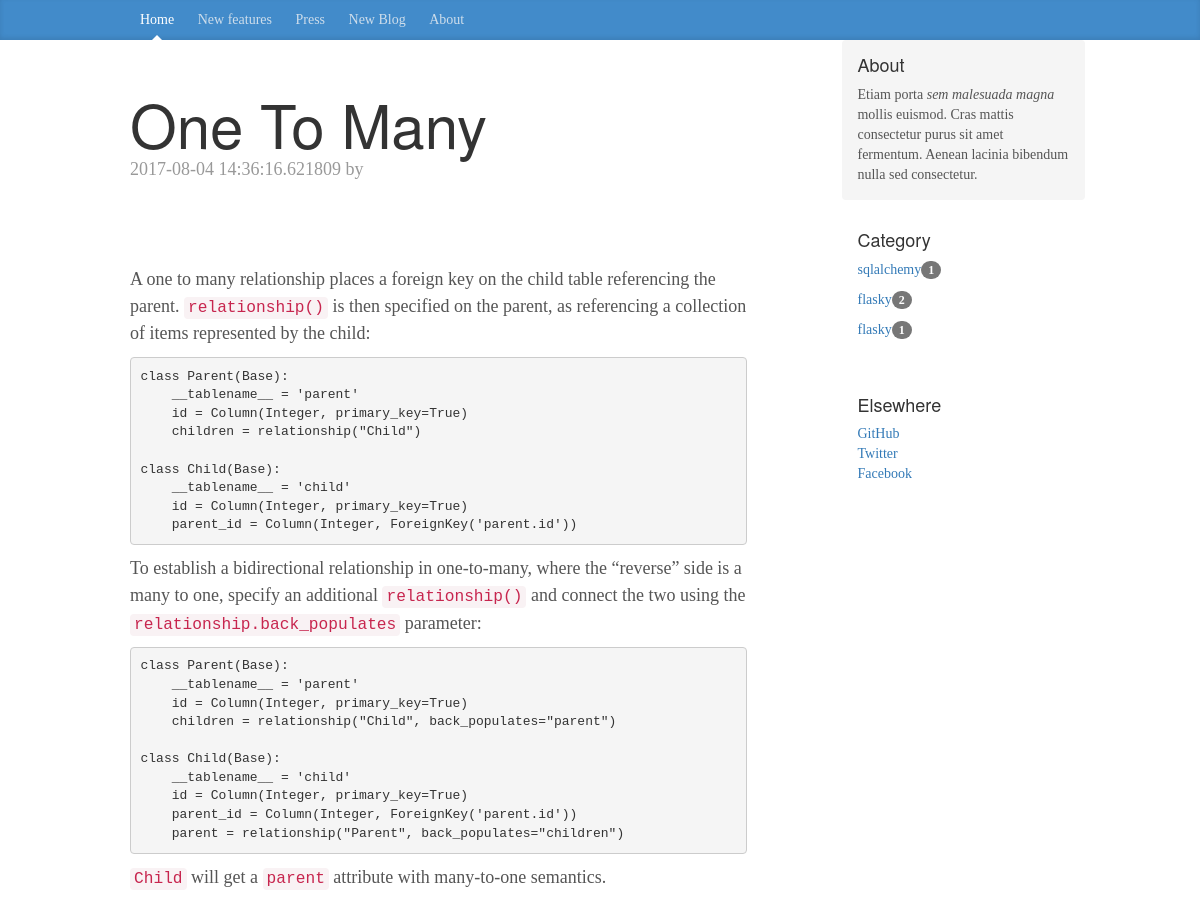
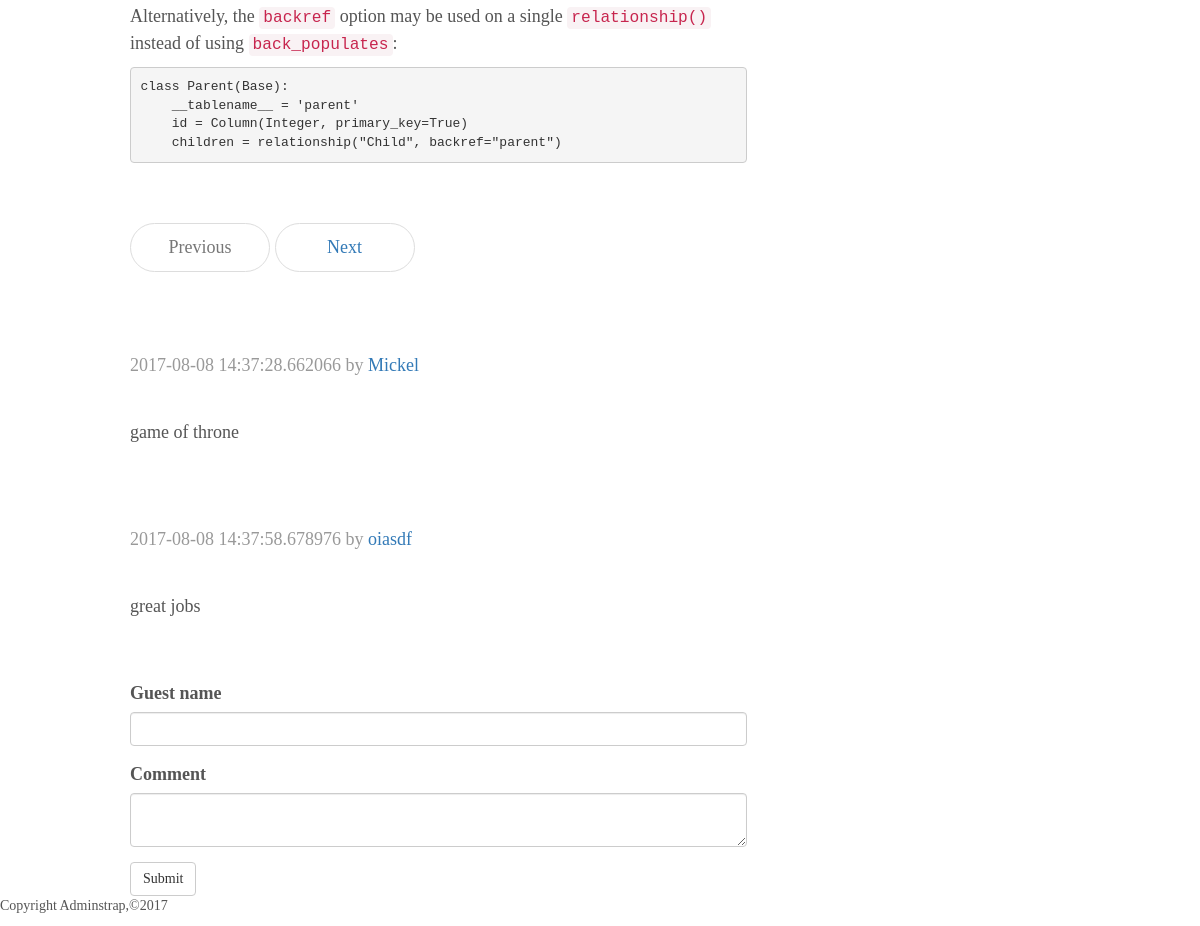
The page /blog/1 on the database its author committed (2 pictures, top to bottom).
### apps/models/blogs.py (models this page shows, shortened)
class BlogPost(db.Model):
    __tablename__ = 'posts'
    id = Column(Integer,primary_key=True)
    headline = Column(String(255), nullable=False)
    body = Column(Text)
    timestamp = db.Column(db.DateTime, index=True, default=datetime.utcnow)
    user_id = Column(Integer, ForeignKey('users.id'))
    category_id = db.Column(db.Integer, db.ForeignKey('category.id'))
    category = db.relationship('Category',
        backref=db.backref('posts', lazy='dynamic'))
    tags = db.relationship('Tag', secondary=reltags, lazy='subquery',
        backref=db.backref('pages', lazy='dynamic'))
    comments = relationship('Comments',backref='posts',lazy='dynamic')

class Comments(db.Model):
    __tablename__ = 'comments'
    id = Column(Integer,primary_key=True)
    guest = Column(String(50))
    body = Column(db.Text)
    timestamp = db.Column(db.DateTime, index=True, default=datetime.utcnow)
    post_id = Column(Integer,db.ForeignKey('posts.id'))

class Category(db.Model):
    id = db.Column(db.Integer, primary_key=True)
    name = db.Column(db.String(50))

### apps/views/blogs.py (the view, shortened to what this page needs)
@mod.route('/blog/<int:id>',methods=['GET','POST'])
def post(id):
    post = BlogPost.query.get_or_404(id)
    post_total = BlogPost.query.count()
    form = CommentForm()
    page = request.args.get('page', 1, type=int)
    if page == -1:
        page = (post.comments.count() - 1) / 20 + 1
    pagination = post.comments.order_by(Comments.timestamp.asc()).paginate(
    page, per_page=20,    error_out=False)
    comments = pagination.items
    category = Category.query.all()
    return render_template('blog/post.html', blog=post, form=form,
        comments=comments, pagination=pagination,category=category,post_total=post_total)

### apps/forms/blogs.py
class CommentForm(FlaskForm):
    guest = StringField('Guest name',validators=[Length(0,256)])
    body = TextAreaField('Comment')
    submit = SubmitField('Submit')

### apps/views/__init__.py (called while the page is built)
@mod.app_context_processor
def inject_permissions():
    return dict(Permission=Permission)

### apps/views/auths.py (called while the page is built)
@mod.before_app_request
def before_requst():
    if current_user.is_authenticated:
        current_user.ping()
        if not current_user.confirmed \
                and request.endpoint[:5] != 'auth.':
            return redirect(url_for('auth.unconfirmed'))

### apps/templates/blog/post.html (shortened to what this page needs)
{% extends "bootstrap/base.html" %}
{% import "bootstrap/wtf.html" as wtf %}
{% import "_macros.html" as macros %}
{% block head %}
    {{ super() }}
    <link href="{{ url_for('static',filename='css/blog.css') }}" rel="stylesheet">
{% endblock %}
{% block content %}
    <div class="blog-masthead">
      <div class="container">
        <nav class="blog-nav">
          <a class="blog-nav-item active" href="#">Home</a>
          <a class="blog-nav-item" href="#">New features</a>
          <a class="blog-nav-item" href="#">Press</a>
          <a class="blog-nav-item" href="{{ url_for('blog.new_blog')}}">New Blog</a>
          <a class="blog-nav-item" href="#">About</a>
        </nav>
      </div>
    </div>
    <div class="container">
      <div class="row">
        <div class="col-sm-8 blog-main">
        <div class="blog-header">
        <h1 class="blog-title">{{ blog.headline }}</h1>
        <p class="blog-post-meta">{{ blog.timestamp }} by <a href="#">{{ current_user.username }}</a></p>
        </div>
        <div class="blog-post">
            <div>
                {{ blog.body | safe }}
            </div>
        </div>
          <nav>
            <ul class="pager">
              <li{% if blog.id == 1 %} class="disabled"{% endif %}>
              <a href="{{ url_for('blog.post',id=blog.id-1)}}">Previous</a></li>
              <li{% if blog.id == post_total %} class="disabled"{% endif %}>
              <a href="{{ url_for('blog.post',id=blog.id+1)}}">Next</a></li>
            </ul>
          </nav>
          {% for comment in comments %}
            <div class="blog-header">
            <p class="blog-post-meta">{{ comment.timestamp }} by <a href="#">{{ comment.guest }}</a></p>
            </div>
            <div class="blog-post">
                <div>
                    {{ comment.body | safe }}
                </div>
            </div>
            {% endfor %}
        <div>
            {{ wtf.quick_form(form) }}
        </div>
        </div>
        <div class="col-sm-3 col-sm-offset-1 blog-sidebar">
          <div class="sidebar-module sidebar-module-inset">
            <h4>About</h4>
            <p>Etiam porta <em>sem malesuada magna</em> mollis euismod. Cras mattis consectetur purus sit amet fermentum. Aenean lacinia bibendum nulla sed consectetur.</p>
          </div>
          <div class="sidebar-module">
            <h4>Category</h4>
            {% for cat in category %}
            <ol class="list-unstyled">
              <li><a href="#">{{ cat.name }}</a><span class="badge">{{ cat.posts.count() }}</span></li>
            </ol>
            {% endfor %}
          </div>
          <div class="sidebar-module">
            <h4>Elsewhere</h4>
            <ol class="list-unstyled">
              <li><a href="#">GitHub</a></li>
              <li><a href="#">Twitter</a></li>
              <li><a href="#">Facebook</a></li>
            </ol>
          </div>
        </div>
      </div>
    </div>
   {% include "footer.html" %}
{% endblock %}

### apps/static/css/blog.css (style rules this page uses)
body { font-family: Georgia, "Times New Roman", Times, serif; color: #555; }
h1, .h1, h2, .h2, h3, .h3, h4, .h4, h5, .h5, h6, .h6 { margin-top: 0; font-family: "Helvetica Neue", Helvetica, Arial, sans-serif; font-weight: normal; color: #333; }
@media (min-width: 1200px) { .container { width: 970px; } }
.blog-masthead { background-color: #428bca; -webkit-box-shadow: inset 0 -2px 5px rgba(0,0,0,.1); box-shadow: inset 0 -2px 5px rgba(0,0,0,.1); }
.blog-nav-item { position: relative; display: inline-block; padding: 10px; font-weight: 500; color: #cdddeb; }
.blog-nav .active { color: #fff; }
.blog-nav .active:after { position: absolute; bottom: 0; left: 50%; width: 0; height: 0; margin-left: -5px; vertical-align: middle; content: " "; border-right: 5px solid transparent; border-bottom: 5px solid; border-left: 5px solid transparent; }
.blog-header { padding-top: 20px; padding-bottom: 20px; }
.blog-title { margin-top: 30px; margin-bottom: 0; font-size: 60px; font-weight: normal; }
.blog-main { font-size: 18px; line-height: 1.5; }
.sidebar-module { padding: 15px; margin: 0 -15px 15px; }
.sidebar-module-inset { padding: 15px; background-color: #f5f5f5; border-radius: 4px; }
.sidebar-module-inset p:last-child, .sidebar-module-inset ul:last-child, .sidebar-module-inset ol:last-child { margin-bottom: 0; }
.pager { margin-bottom: 60px; text-align: left; }
.pager > li > a { width: 140px; padding: 10px 20px; text-align: center; border-radius: 30px; }
.blog-post { margin-bottom: 60px; }
.blog-post-meta { margin-bottom: 20px; color: #999; }

### rows shown on the page
BlogPost: headline "One To Many", timestamp "2017-08-04 14:36:16.621809", body "A one to many relationship places a foreign key on the child table referencing the parent. relationship() is then specified on the parent, as referencing a collection of items represented by the child: class Parent(Base): __tablename__ = 'parent' id = Column(Integer, primary_key=True) children = relationship(\"Child\") class Child(Base): __tablename__ = 'child' id = Column(Integer, primary_key=True) parent_id = Column(Integer, ForeignKey('parent.id')) To establish a bidirectional relationship in one-to-many, where the “reverse” side is a many to one, specify an additional relationship() and connect the two using the relationship.back_populates parameter: class Parent(Base): __tablename__ =…"
Comments: timestamp "2017-08-08 14:37:28.662066", guest "Mickel", body "game of throne"
Comments: timestamp "2017-08-08 14:37:58.678976", guest "oiasdf", body "great jobs"
Category: name "sqlalchemy", posts.count "1"
Category: name "flasky", posts.count "2"
Category: name "flasky", posts.count "1"
